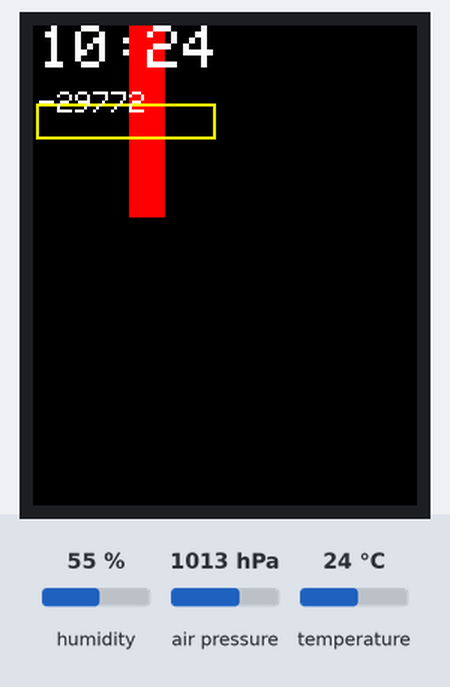
A sketch run on a simulated Arduino Uno, built with avr-gcc and run on an emulated ATmega328P. Parts: 128×160 colour display. Inputs (shaded band) come from the test bench; at power-on: air pressure 1013 hPa, humidity 55 %, temperature 24 °C. The local clock reads 2024-03-15 10:24:30 at power-on unless the sketch sets it; storage starts empty.

Above: at 1.4 s.
1.5 s: air pressure set to 952 hPa
At 3.8 s:
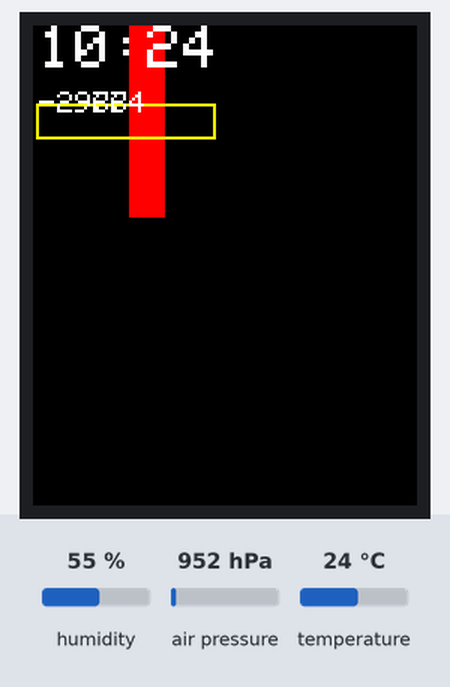
4.1 s: air pressure set to 975 hPa
7.5 s: air pressure set to 1000 hPa
At 10.8 s:
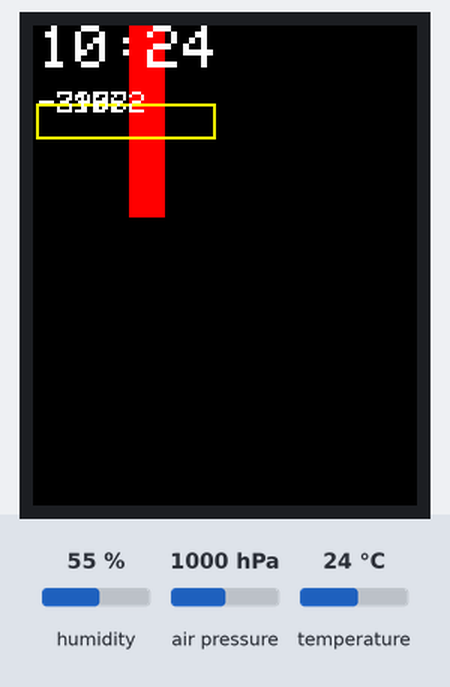
Timing chart, 0 to 12.3 s (numbered marks = the images above; inputs shaded):
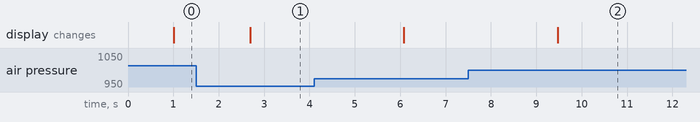

The sketch:

exempleFullWH.ino
```cpp
#include "struct.h"
#include "st7735.h"
#include "s_ds18b20.h"
#include "s_DHT.h"
#include "s_sd.h"

void setup() {
  Serial.begin(9600);
  // put your setup code here, to run once:
  setupDS1307();
  setupBMP();
  setupDHT();
  setupST7735();
  setupDS18();
setupSD();
}

void loop() {
  // put your main code here, to run repeatedly:
  loopDS1307();
  loopDHT();
  loopBMP();
  loopDS18();
  loopST7735(s);
  loopSD();
  delay(900);
}
```

bmp.ino
```cpp
#include <Wire.h>
#include <Adafruit_BMP085.h>
uint16_t initialPressure=0;
Adafruit_BMP085 bmp;
void setupBMP() {
  bmp.begin();
  initialPressure=bmp.readPressure();
}
void loopBMP(){
  s.meteo.pressure=bmp.readPressure();
  s.geo.alt=bmp.readAltitude(initialPressure);
}
```

s_DHT.cpp
```cpp
#include "s_DHT.h"

DHT dht(DHTPIN, DHTTYPE);

void setupDHT(){
    dht.begin();
}

void loopDHT(){
    s.meteo.rhumidity= dht.readHumidity();
}
```

s_DHT.h
```cpp
#ifndef __DHT
#define __DHT

#include <DHT.h>
#include "pins.h"
#include "struct.h"
#define DHTTYPE DHT11   // DHT 11


void setupDHT();
void loopDHT();

#endif
```

s_ds1307.hpp
```cpp
#if !defined(__DS13)
#define __DS13
#include "struct.h"
#include <TimeLib.h>
#include <DS1307RTC.h>
#endif
```

s_ds1307.ino
```cpp
#include "s_ds1307.hpp"
void setupDS1307(){
}

void loopDS1307(){
  RTC.read(s.tm);
}
```

s_ds18b20.cpp
```cpp
#include "s_ds18b20.h"

// Setup a oneWire instance to communicate with any OneWire devices (not just Maxim/Dallas temperature ICs)
OneWire oneWire(ONE_WIRE_BUS);

// Pass our oneWire reference to Dallas Temperature.
DallasTemperature sensors(&oneWire);

void setupDS18() {
  sensors.begin();
}
void loopDS18() {
  sensors.requestTemperatures(); // Send the command to get temperatures
  float tempC = sensors.getTempCByIndex(0);
  if (tempC != DEVICE_DISCONNECTED_C) {
    s.meteo.temp = tempC;
  }
}
```

s_ds18b20.h
```cpp
#ifndef __DS18
#define __DS18
#include "pins.h"
#include "struct.h"
#include <OneWire.h>
#include <DallasTemperature.h>
void loopDS18();
void setupDS18();
#endif
```

s_sd.cpp
```cpp
#include "s_sd.h"
#include <SD.h>
File myFile;
void setupSD() {
  SD.begin(SD_CS);
}
void loopSD() {
  myFile = SD.open(FILENAME, FILE_WRITE);

  // if the file opened okay, write to it:
  if (myFile) {
    myFile.print(s.tm.Hour);
    myFile.print("");
    myFile.print(s.tm.Minute);
    myFile.print("");
    myFile.print(s.tm.Second);
    myFile.print("");
    myFile.print(s.meteo.pressure);
    myFile.print(";");
    myFile.print(s.meteo.temp);
    myFile.print(";");
    myFile.println("");
    // close the file:
    myFile.close();
  }
}
```

s_sd.h
```cpp
#ifndef _SD
#define _SD
#include "pins.h"
#include "struct.h"
#include <SPI.h>

#define FILENAME "datas.txt"


void loopSD();
void setupSD();
#endif
```

st7735.cpp
```cpp
#include "st7735.h"
#include <Adafruit_GFX.h>    // Core graphics library
#include <Adafruit_ST7735.h> // Hardware-specific library for ST7735
#include <Adafruit_ST7789.h> // Hardware-specific library for ST7789
#include <SPI.h>
Adafruit_ST7735 tft = Adafruit_ST7735(TFT_CS, TFT_DC, TFT_RST);

void showTime(char *);
void showPressure(char * pressure);


void loopST7735(struct S_Datas datas) {
  char buff[14]="00:00";
  sprintf(buff,"%2d:%2d",datas.tm.Hour,datas.tm.Minute);
  showTime(buff);
  sprintf(buff,"%6d",datas.meteo.pressure);
  showPressure(buff);
}
void setupST7735() {
  tft.initR(INITR_BLACKTAB);
  tft.fillScreen(ST77XX_BLACK);
}
void makeCadre() {
  tft.fillRect(0, 0, 8, ST_W, ST77XX_RED);
  //cadre heure
  tft.fillRect(32, 0, 12, ST_W - 64, ST77XX_RED);
  //cadre pressur
  tft.drawRect(POS_PRESSURE_X-2, POS_PRESSURE_Y-12,60,40, ST77XX_BLACK);
  tft.setTextSize(2);
  tft.setTextColor(ST77XX_BLUE);
  tft.setCursor(POS_PRESSURE_X, POS_PRESSURE_Y-10);
  tft.print("Press Pa");

  //cadre temp....
}
void showTime(char *timeStr)
{
  tft.fillRect(32, 0, 12, ST_W - 64, ST77XX_RED);
  tft.setCursor(2, 0);
  tft.setTextColor(ST77XX_WHITE);
  tft.setTextSize(2);
  tft.setTextWrap(true);
  tft.print(timeStr);
}
void showPressure(char * pressure){
  tft.drawRect(POS_PRESSURE_X-1, POS_PRESSURE_Y-6,60,12, ST77XX_YELLOW);
  tft.setTextSize(1);
  tft.setTextColor(ST77XX_WHITE);
  tft.setCursor(POS_PRESSURE_X, POS_PRESSURE_Y-10);
  tft.print(pressure);
}
```

st7735.h
```cpp
#ifndef __ST7735
#define __ST7735
#include "struct.h"
#include "pins.h"

#define ST_W 128
#define ST_H 160


#define POS_TIME_X 64
#define POS_TIME_Y 2

#define POS_PRESSURE_X 2
#define POS_PRESSURE_Y 32
void loopST7735(struct S_Datas datas);
void setupST7735();
#endif
```

struct.h
```cpp
#if !defined(__STRUCT)
#define __STRUCT
#include <TimeLib.h>
typedef struct S_Meteo{
  uint32_t pressure;
  float temp;
  float rhumidity;
}smeteo;
typedef struct S_Geo{
  int16_t alt;
}sgeo;
typedef struct S_Datas{
  S_Meteo meteo;
  S_Geo geo;
  tmElements_t tm;
}sdatas;
static S_Datas s;
#endif
```

pins.h
```cpp
#ifndef __PINS
#define __PINS
  #define TFT_CS    10
  #define TFT_DC     9
  #define TFT_RST    8
  #define DHTPIN     4
  #define ONE_WIRE_BUS 4
  #define SD_CS     7
#endif
```

Measured:
- after the input at 1.5 s, the display: changes after 1.2 s (image 1)
- after the input at 7.5 s, the display: changes after 2.0 s (image 2)
